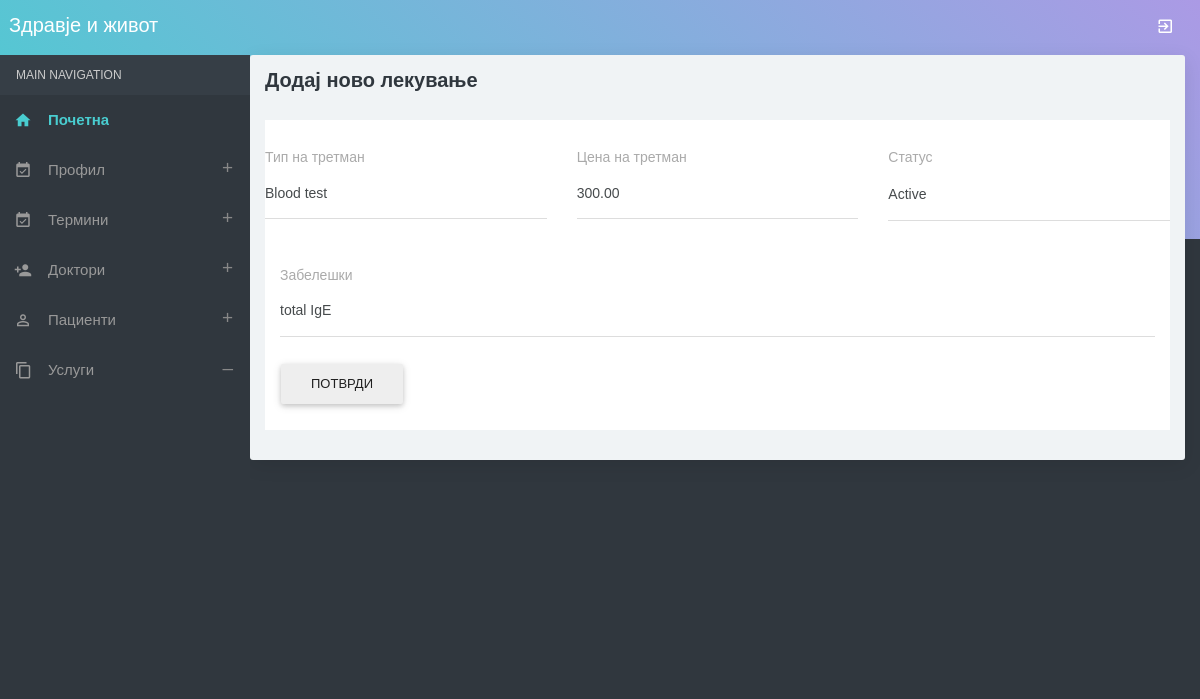
The app's page /treatment.php?editid=20 (signed in) with its own data.
### tables this page shows
CREATE TABLE `treatment` (
  `treatmentid` int(10) NOT NULL,
  `treatmenttype` varchar(25) NOT NULL,
  `treatment_cost` decimal(10,2) NOT NULL,
  `note` text NOT NULL,
  `status` varchar(10) NOT NULL
);

### treatment.php (the view, shortened to what this page needs)
<?php
include("adheader.php");
include("dbconnection.php");
if(isset($_GET[editid]))
{
	$sql="SELECT * FROM treatment WHERE treatmentid='$_GET[editid]' ";
	$qsql = mysqli_query($con,$sql);
	$rsedit = mysqli_fetch_array($qsql);
}
?>
<div class="container-fluid">
	<div class="block-header">
		<h2>Додај ново лекување</h2>
	</div>
	<div class="row clearfix">
		<div class="col-lg-12 col-md-12 col-sm-12 col-xs-12">
			<div class="card">
				<form method="post" action="" name="frmtreat" onSubmit="return validateform()">
					<div class="row">
						<div class="col-sm-4 col-xs-12">
							<div class="form-group">
								<label for="type">Тип на третман</label>
								<div class="form-line">
									<input type="text" class="form-control" name="treatmenttype" id="treatmenttype"
									value="<?php echo $rsedit[treatmenttype]; ?>">
								</div>
							</div>
						</div>
						<div class="col-sm-4 col-xs-12">
							<div class="form-group">
								<label for="type">Цена на третман</label>
								<div class="form-line">
									<input type="text" class="form-control" name="treatmentcost" id="treatmentcost"
									value="<?php echo $rsedit[treatment_cost]; ?>" />
								</div>
							</div>
						</div>
						<div class="col-sm-4 col-xs-12">
							<div class="form-group">
								<label>Статус</label>
								<div class="form-line">
									<select name="select" id="select" class=" form-control show-tick">
										<?php
										$arr = array("Active","Inactive");
										foreach($arr as $val)
										{
											if($val == $rsedit[status])
											{
												echo "<option value='$val' selected>$val</option>";
											}
											else
											{
												echo "<option value='$val'>$val</option>";
											}
										}
										?>
									</select>
								</div>
							</div>
						</div>
					</div>
					<div class="col-sm-12">
						<div class="form-group">
							<label for="">Забелешки</label>
							<div class="form-line">
								<textarea name="textarea" class="form-control no-resize" id="textarea" cols="45"
								rows="5"><?php echo $rsedit[note] ; ?></textarea>
							</div>
						</div>
					</div>
					<div class="col-sm-12">
						<input type="submit" name="submit" id="submit" value="Потврди" class="btn btn-raised" />
					</div>
				</form>
			</div>
		</div>
	</div>
</div>
<?php
include("adfooter.php");
?>

### records on screen
treatment: treatmenttype "Blood test", treatmentcost "300.00", select "Active", textarea "total IgE"
